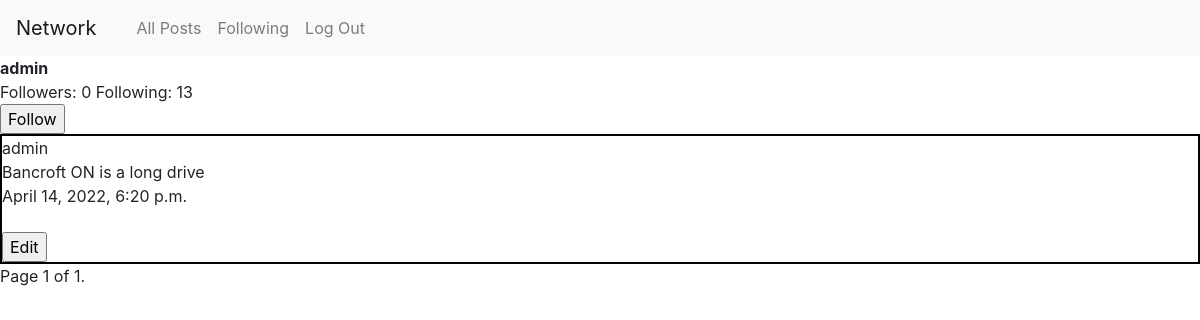
Page /user/admin on the earlier database version.
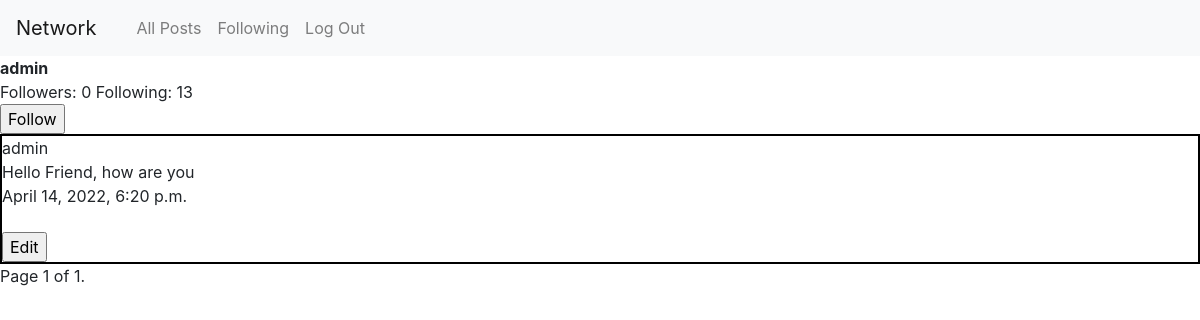
Same page on the later database version.
### network/models.py (models this page shows, shortened)
class Post(models.Model):
    user = models.ForeignKey("User", on_delete=models.CASCADE)
    body = models.TextField(blank=True)
    date = models.DateTimeField(auto_now_add=True)

class User(AbstractUser):
    pass

### network/views.py (the view)
# urls.py: path("user/<str:username>", views.profile, name="profile"),
def profile(request, username):
    viewed_user = User.objects.get(username=username)
    logged_in_user = request.user
    p = Paginator(Post.objects.filter(user=viewed_user).order_by("-date"),10)
    page = request.GET.get('page')
    posts = p.get_page(page)
    if request.method == "POST":
        if request.POST.get("submit") == "Follow":
            if viewed_user != logged_in_user:
                follower = Follower(following=logged_in_user, followed=viewed_user )
                follower.save()
            return HttpResponseRedirect(f"/user/{viewed_user}")
    following_count = Follower.objects.filter(following=viewed_user).count
    followed_count = Follower.objects.filter(followed=viewed_user).count
    return render(request,"network/profile.html", {"current_user": logged_in_user,"user": viewed_user,"posts": posts, "following_count": following_count, "followed_count":followed_count})

### network/templates/network/profile.html (shortened to what this page needs)
{% extends "network/layout.html" %}
{% block body %}
<strong>{{user}}</strong>
<br>
Followers: {{followed_count}}
Following: {{following_count}}
<form action="" method="post">
    <input type="submit" name="submit" value="Follow">
</form>
{% for post in posts%}
<div  style ="border: solid black 2px;">
<div>{{post.user}}</div>
<div>{{post.body}}</div>
<div>{{post.date}}</div><br>
<form action="{% url 'edit' post.id %}" method='POST'>
    <input type="submit" name="submit" value="Edit">
</form>
</div>
{% endfor %}
<div class="pagination">
    <span class="step-links">
        <span class="current">
            Page {{ posts.number }} of {{ posts.paginator.num_pages }}.
        </span>
    </span>
</div>
{% endblock %}

Differences in the rows shown:
changed Post "admin": body "Bancroft ON is a long drive" → "Hello Friend, how are you"
